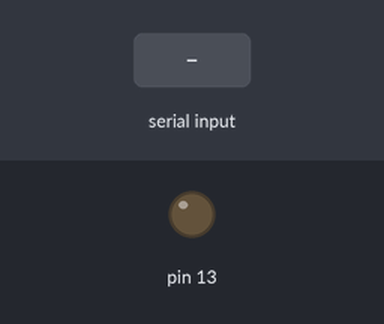
A sketch run on a simulated Arduino Uno, built with avr-gcc and run on an emulated ATmega328P. Shown: output pins drawn as LEDs (lit = HIGH). The test bench sets the inputs (shaded band).

Above: at 1.2 s.
1.3 s: "r" received over Serial
At 1.6 s:
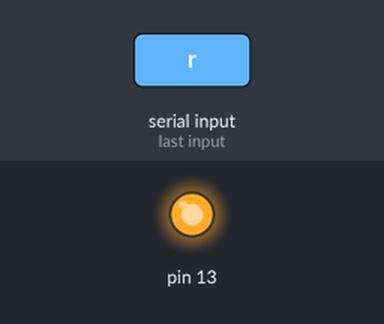
2.8 s: "g" received over Serial
At 3.9 s:
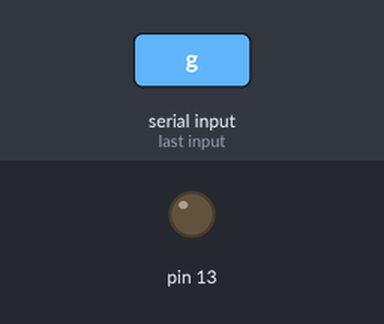
4.3 s: "y" received over Serial
At 5.1 s:
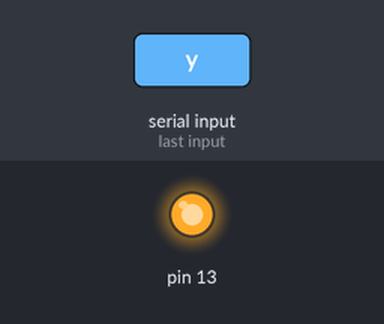
Timing chart, 0 to 7.3 s (numbered marks = the images above; inputs shaded):
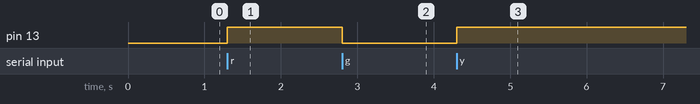

Measured:
- after the input at 1.3 s, pin 13: LOW → HIGH at once
- after the input at 2.8 s, pin 13: HIGH → LOW at once
- after the input at 4.3 s, pin 13: LOW → HIGH at once

The sketch:

arduino.ino
```cpp
void setup() {
  Serial.begin(9600);
  pinMode(13, OUTPUT);
  digitalWrite(13, LOW);
}

void char_from_ruby(char x) {
  if(x == 'r') {
  digitalWrite(13, HIGH);
  digitalWrite(12, LOW);
  digitalWrite(11, LOW);

  }
  if(x == 'g') {
  digitalWrite(13, LOW);
  digitalWrite(12, HIGH);
  digitalWrite(11, LOW);

  }
  if(x == 'b') {
  digitalWrite(13, LOW);
  digitalWrite(12, LOW);
  digitalWrite(11, HIGH);
  }
  if(x == 'y') {
  digitalWrite(13, HIGH);
  digitalWrite(12, HIGH);
  digitalWrite(11, HIGH);
  }
}

void loop() {
  if(Serial.available() > 0) {
    byte byte_read = Serial.read();
    char_from_ruby((char)byte_read);
  }

}
```
